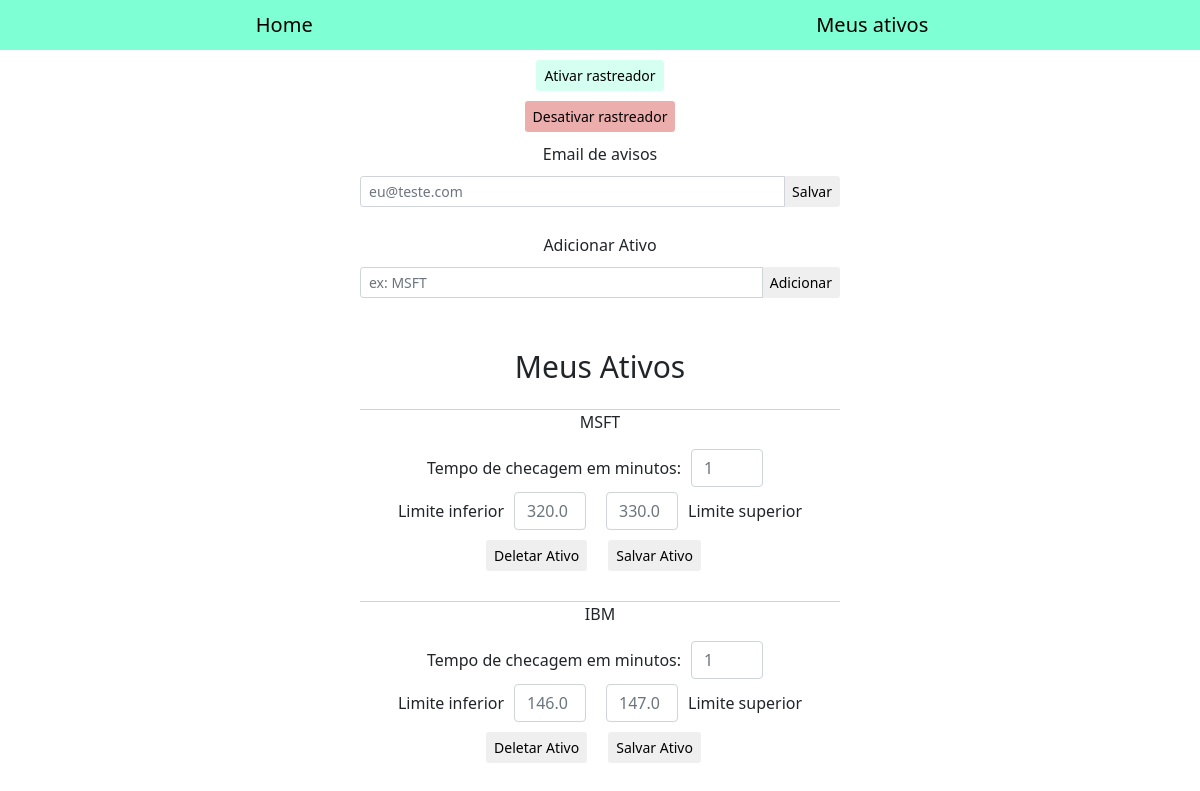
The page /ativos/ on the database as committed earlier.
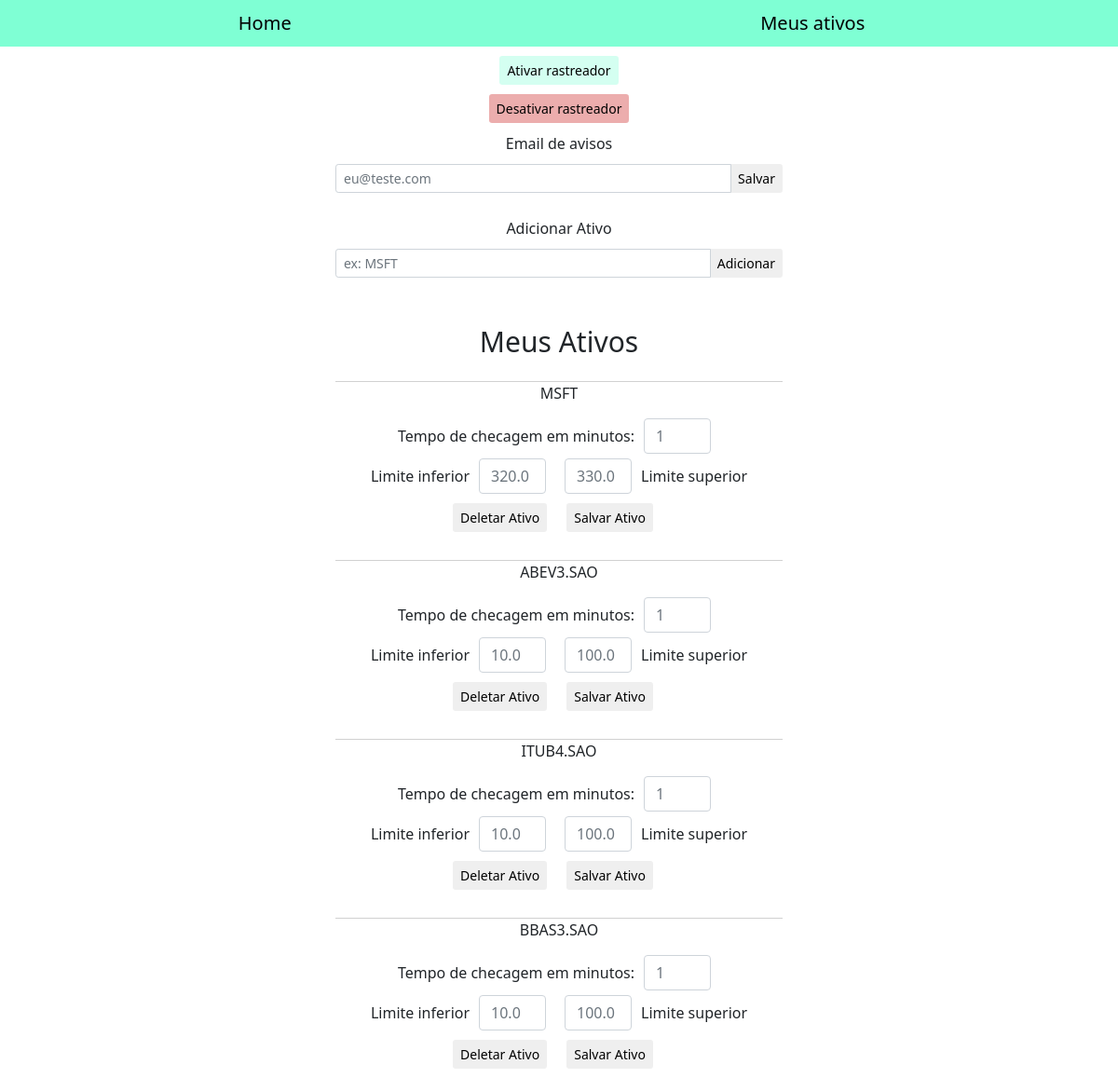
The same page on the database as committed later.
### app_INOA/models.py (models this page shows)
class Email(models.Model):
    id_email = models.IntegerField(default=1)
    email = models.TextField(max_length=255)

class Ativo(models.Model):
    id_ativo = models.AutoField(primary_key=True)
    nome = models.TextField(max_length=255)
    delay = models.IntegerField(default=1000)
    limite_superior = models.FloatField(null=True, blank=True)
    limite_inferior = models.FloatField(null=True, blank=True)
    datas = models.JSONField(null=True, blank=True)

### app_INOA/views.py (the view)
# urls.py: path("ativos/", views.ativos, name="ativos"),
def ativos(request):
    ativos = Ativo.objects.all()
    email = Email.objects.first()
    context = {'Ativos': ativos, 'Email': email}
    return render(request,"main/ativos.html", context)

### app_INOA/templates/main/ativos.html (shortened to what this page needs)
{% extends 'main/base.html' %}
{% block conteudo %}
<form style="width: 100%; margin: 10px 0; display: flex; align-items: center; justify-content: center;" action="{% url 'ativar_rastreador' %}">
    <button style="border: none; font-weight: 500; margin: 0 5px; background-color: rgb(212, 255, 241);" class="form-control-sm">Ativar rastreador</button>
</form>
<form style="width: 100%; margin: 10px 0; display: flex; align-items: center; justify-content: center;" action="{% url 'desativar_rastreador' %}">
    <button style="border: none; font-weight: 500; margin: 0 5px; background-color: rgb(236, 173, 173);" class="form-control-sm">Desativar rastreador</button>
</form>
<form method="post" action="{% url 'alterar_email' %}">
    <div style="margin-top: 10px;" class="d-flex justify-content-center align-items-center">
        <div style="width: 40%;">
            <div style="text-align: center; padding-bottom: 10px;">
                Email de avisos
            </div>
            <div class="input-group input-group-sm mb-3">
                <input placeholder="{{Email.email}}" name="input_email" type="text" class="form-control" aria-label="Sizing example input" aria-describedby="inputGroup-sizing-sm">
                <button style="border: none;" class="form-control-sm">Salvar</button>
            </div>
        </div>
    </div>
</form>
<form action="{% url 'adicionar_ativo' %}" method="post">
    <div style="margin-top: 10px;" class="d-flex justify-content-center align-items-center">
        <div style="width: 40%;">
            <div style="text-align: center; padding-bottom: 10px;">
                Adicionar Ativo
            </div>
            <div class="input-group input-group-sm mb-3">
                <input type="text" name="nome_ativo" class="form-control" placeholder="ex: MSFT">
                <button type="submit" style="border: none;" class="form-control-sm">Adicionar</button>
            </div>
        </div>
    </div>
</form>
<div style="text-align: center; width: 100%; font-size: 30px; font-weight: 500; margin-top: 30px;">
    Meus Ativos
</div>
{% for ativo in Ativos %}
<div style="margin-top: 10px;" class="d-flex justify-content-center align-items-center">
    <div style="width: 40%; margin: 10px 0; border-top: 1px solid rgb(209, 209, 209)" class="text-center">
        <div style="text-align: center; padding-bottom: 10px;">
            {{ativo.nome}}
        </div>
        <form id="form-ativo-{{ ativo.id_ativo }}" method="post" action="{% url 'atualizar_ativo' ativo.id_ativo %}">
        <div style="display: flex; justify-content: center; align-items: center; flex-direction: column;" class="d-flex justify-content-center">
            <div style="width: 100%; display: flex; justify-content: center; align-items: center; margin: 5px 0;">
                Tempo de checagem em minutos:
            <input style="width: 15%; margin: 0 10px;" name="delay" class="form-control" placeholder="{{ativo.delay}}" aria-label="Sizing example input"  type="text">
            </div>
            <div style="display: flex; justify-content: center; align-items: center;" class="d-flex justify-content-center">
                Limite inferior
                <input style="width: 15%; margin: 0 10px;" name="limite_inferior" class="form-control" placeholder="{{ativo.limite_inferior}}" aria-label="Sizing example input"  type="text">
                <input style="width: 15%; margin: 0 10px;" name="limite_superior" class="form-control" placeholder="{{ativo.limite_superior}}" aria-label="Sizing example input"  type="text">
                Limite superior
            </div>
        </div>
    </form>
        <div style="display: flex; align-items: center; justify-content: center; margin-top: 10px;">
            <form method="post" action="{% url 'excluir_ativo' ativo.id_ativo %}">
                <button style="border: none; margin: 0 4px;" class="form-control-sm">Deletar Ativo</button>
            </form>
            <button onclick="submitForm({{ativo.id_ativo}})" style="border: none; margin: 0 17px;" class="form-control-sm">Salvar Ativo</button>
        </div>
    </div>
</div>
{% endfor %}
{% endblock %}

### app_INOA/templates/main/base.html (shortened to what this page needs)
<!doctype html>
<html lang="en">
  <head>
    <link href="https://cdn.jsdelivr.net/npm/bootstrap@5.0.2/dist/css/bootstrap.min.css" rel="stylesheet">
  </head>
  <body style="width: 100%;">
    <nav style="background-color: aquamarine !important;" class="navbar navbar-light bg-light">
      <div class="container-fluid d-flex justify-content-around">
          <div class="navbar-brand mb-0 h1">
              <a style="text-decoration: none; color: black" href="{% url 'home' %}">Home</a>
          </div>
          <div class="navbar-brand mb-0 h1">
              <a style="text-decoration: none; color: black" href="{% url 'ativos' %}">Meus ativos</a>
          </div>
      </div>
  </nav>
      {% block conteudo %}
      {% endblock %}
  </body>
</html>

Rows that differ between the two databases and show on the page:
removed Ativo: nome "IBM", delay "1", limite_inferior "146.0", limite_superior "147.0"
added Ativo: nome "ABEV3.SAO", delay "1", limite_inferior "10.0", limite_superior "100.0"
added Ativo: nome "ITUB4.SAO", delay "1", limite_inferior "10.0", limite_superior "100.0"
added Ativo: nome "BBAS3.SAO", delay "1", limite_inferior "10.0", limite_superior "100.0"
